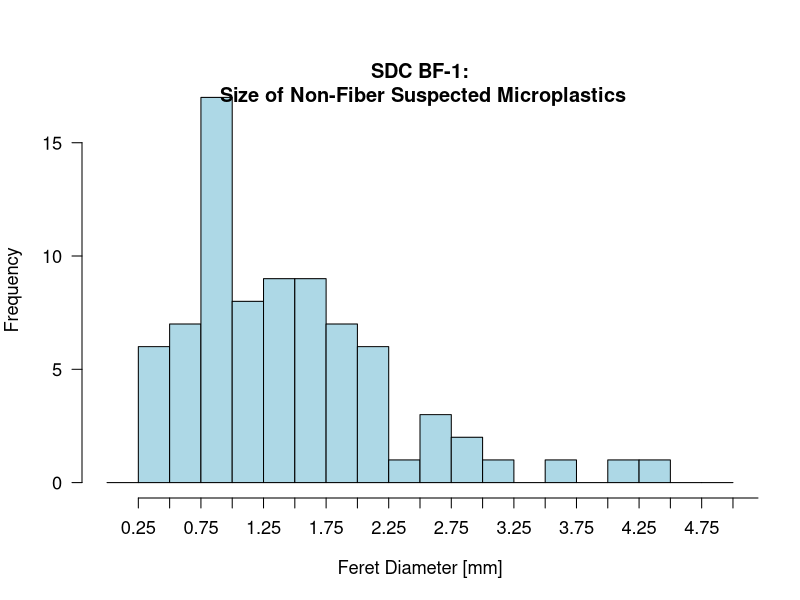
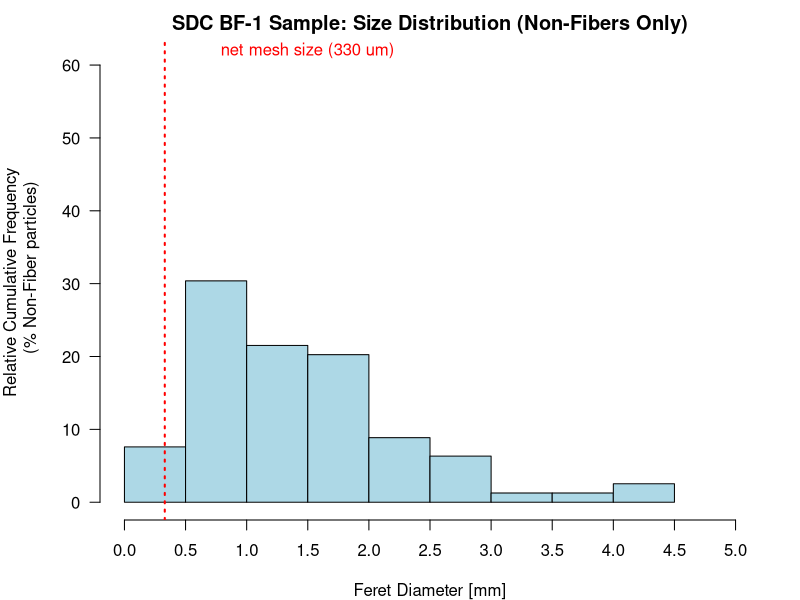
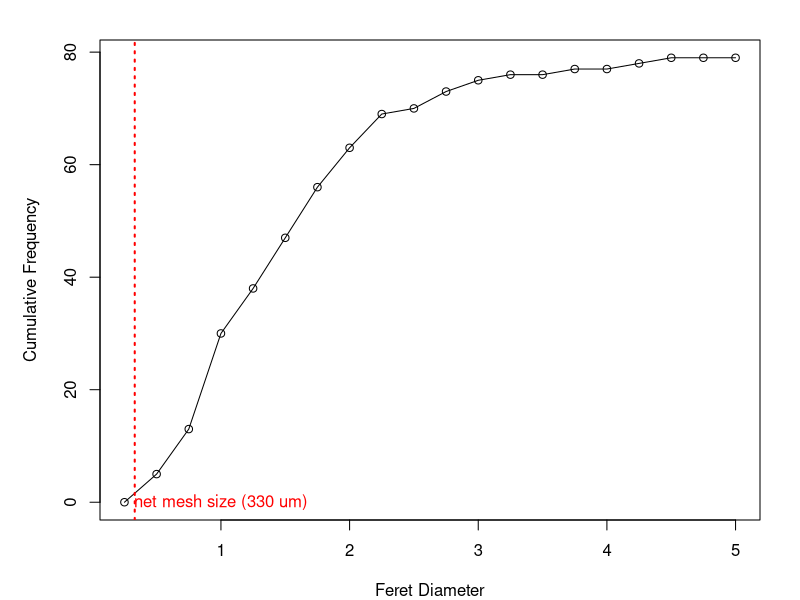
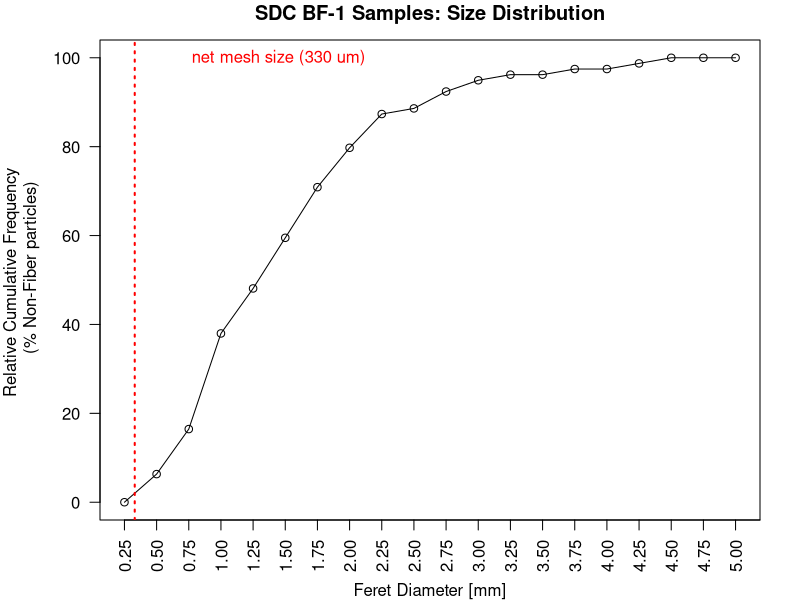
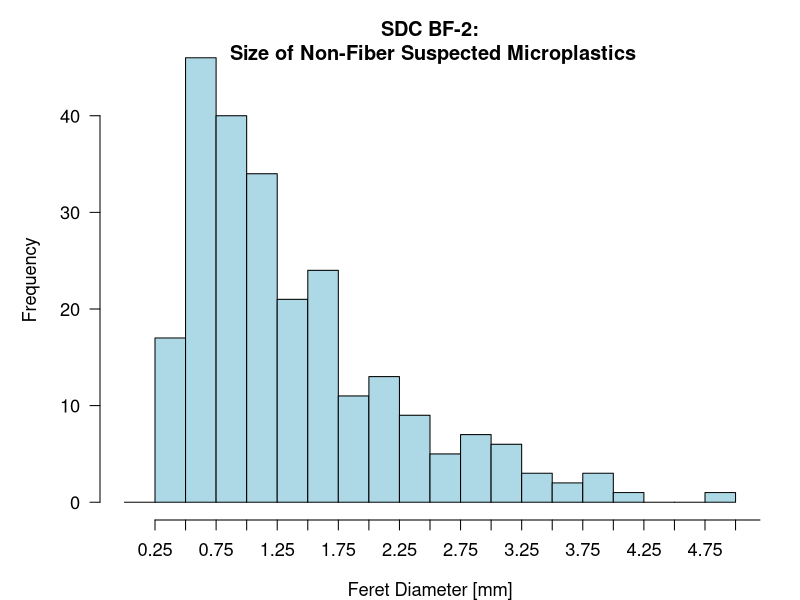
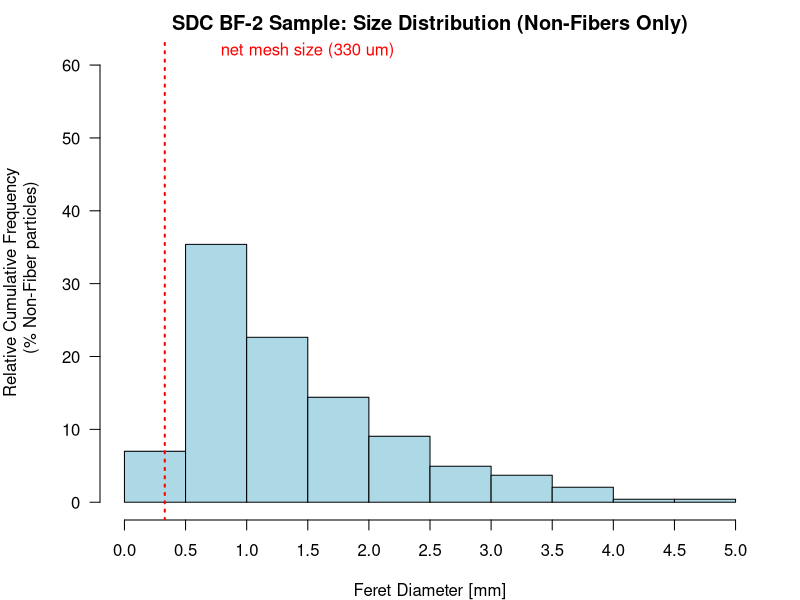
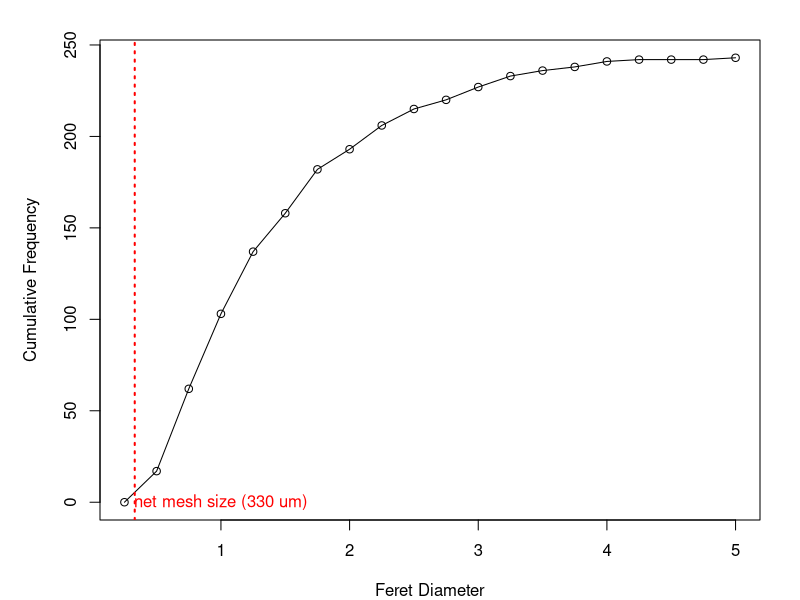
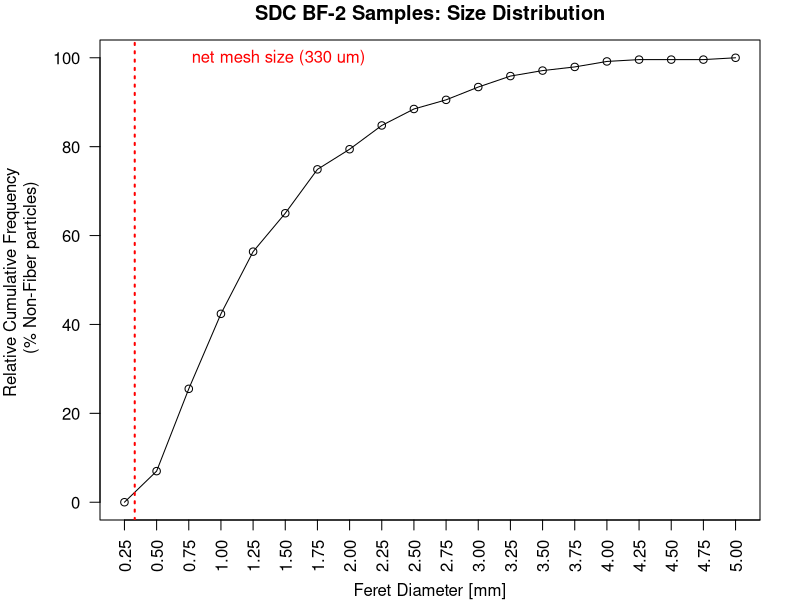

The R script that drew these images, in order:
##############################################################################################
##############################################################################################
##############################################################################################
#Load SAD LowFlow Non-Fiber Data
####SET WORKING DIRECTORY
setwd("~/Appendix A/hist")
##############################################################################################
##############################################################################################
##############################################################################################

#Load subtidal Non-Fiber Data with data restricted to 250um to 5 mm (feret diameters)
SDC_BF1_NF_5 <-read.csv("SDC-BF-1_NF_5.csv")  #read in database as csv
head(SDC_BF1_NF_5)
class(SDC_BF1_NF_5)
#check data is between 250um and 5 mm
summary(SDC_BF1_NF_5$Feret)


#Plot histogram of frequencies (all intervals)
hist(SDC_BF1_NF_5$Feret, xlab = 'Feret Diameter [mm]', xlim = c(0,5), breaks= seq(0,5,0.25), xaxp=c(0.25,5.25,20),
     col= 'light blue', main = " ",cex.lab=1.1, cex.axis=1.1, cex.main=1.2,las=1)
title(main ="SDC BF-1:
 Size of Non-Fiber Suspected Microplastics",line=-1, cex.lab=1)

##############################################################################################
#Plot Histogram with Realtive Percent on Y axis
Feret <- SDC_BF1_NF_5$Feret

summary(Feret) #check correct data is loaded

hist_info <- hist(Feret, plot = FALSE)         # Store output of hist function
hist_info$density <- hist_info$counts /    # Compute density values
  sum(hist_info$counts) * 100 # sum(hist_info$counts) is the same as n
par(mar=c(4,5,2,2))
plot(hist_info, freq = FALSE,
     col= 'light blue', xlab = 'Feret Diameter [mm]', ylab= "Relative Cumulative Frequency 
     (% Non-Fiber particles)", main="",
     las=1, cex.axis=1, cex.lab=1, ylim=c(0,61),
     xlim = c(0,5), xaxp=c(0,5,10))  # Plot histogram with percentages
abline(v=0.330,col="red",lwd=2, lty="dotted", 
       text(1.5,62,"net mesh size (330 um)",col = "red"))
title(main ="SDC BF-1 Sample: Size Distribution (Non-Fibers Only)",line=0.5, cex.lab=1)
##############################################################################################
#Creating a Cumulative Frequency Plot (all intervals) --> do this first to use in relative frequency
# declaring data points
data_points <- SDC_BF1_NF_5[,16] # calling up column for Feret Values Only
class(data_points) #check Numeric
# declaring the break points
break_points <- seq(0.25, 5, by=0.25) #Bin sizes
# transforming the data
data_transform <- cut(data_points, break_points,
                      right=FALSE)
# creating the frequency table
freq_table <- table(data_transform)
# printing the frequency table
print("Frequency Table")
print(freq_table)
# calculating cumulative frequency
cumulative_freq = c(0, cumsum(freq_table))
print("Cumulative Frequency")
print(cumulative_freq)
# plotting the data to check
plot(break_points, cumulative_freq,
     xlab="Feret Diameter",
     ylab="Cumulative Frequency")
# creating line graph
lines(break_points, cumulative_freq)
abline(v=0.330,col="red", lty="dotted", lwd=2, text(1,0,"net mesh size (330 um)",col = "red"))

#Creating a Relative Frequency Plot from the Cumulative Frequency Table
n <- length(data_points) #calculate the number of data points (particles)
# calculating relative cumulative frequency
relcumulative_freq = c(0, (100*cumsum(freq_table)/n)) # divide by number of particles
print("RelCumulative Frequency")
print(relcumulative_freq)
# plotting the data
par(mar=c(4,5,2,2))
plot(break_points, relcumulative_freq,xaxp=c(0.25,5.25,20), las=2,
     xlab="Feret Diameter [mm]",
     ylab= "Relative Cumulative Frequency 
     (% Non-Fiber particles)",
     main ="")
# creating line graph
lines(break_points, relcumulative_freq)
abline(v=0.330,col="red", lty="dotted", lwd=2, text(1.45,100,"net mesh size (330 um)",col = "red"))
title(main ="SDC BF-1 Samples: Size Distribution",line=1, cex.lab=1)
##############################################################################################
##############################################################################################

##############################################################################################
##############################################################################################

#Load subtidal Non-Fiber Data with data restricted to 250um to 5 mm (feret diameters)
SDC_BF2_NF_5 <-read.csv("SDC-BF-2_NF_5.csv")  #read in database as csv
head(SDC_BF2_NF_5)
class(SDC_BF2_NF_5)
#check data is between 250um and 5 mm
summary(SDC_BF2_NF_5$Feret)


#Plot histogram of frequencies (all intervals)
hist(SDC_BF2_NF_5$Feret, xlab = 'Feret Diameter [mm]', xlim = c(0,5), breaks= seq(0,5,0.25), xaxp=c(0.25,5.25,20),
     col= 'light blue', main = " ",cex.lab=1.1, cex.axis=1.1, cex.main=1.2,las=1)
title(main ="SDC BF-2:
 Size of Non-Fiber Suspected Microplastics",line=-1, cex.lab=1)

##############################################################################################
#Plot Histogram with Realtive Percent on Y axis
Feret <- SDC_BF2_NF_5$Feret

summary(Feret) #check correct data is loaded

hist_info <- hist(Feret, plot = FALSE)         # Store output of hist function
hist_info$density <- hist_info$counts /    # Compute density values
  sum(hist_info$counts) * 100 # sum(hist_info$counts) is the same as n
par(mar=c(4,5,2,2))
plot(hist_info, freq = FALSE,
     col= 'light blue', xlab = 'Feret Diameter [mm]', ylab= "Relative Cumulative Frequency 
     (% Non-Fiber particles)", main="",
     las=1, cex.axis=1, cex.lab=1, ylim=c(0,61),
     xlim = c(0,5), xaxp=c(0,5,10))  # Plot histogram with percentages
abline(v=0.330,col="red",lwd=2, lty="dotted", 
       text(1.5,62,"net mesh size (330 um)",col = "red"))
title(main ="SDC BF-2 Sample: Size Distribution (Non-Fibers Only)",line=0.5, cex.lab=1)
##############################################################################################
#Creating a Cumulative Frequency Plot (all intervals) --> do this first to use in relative frequency
# declaring data points
data_points <- SDC_BF2_NF_5[,16] # calling up column for Feret Values Only
class(data_points) #check Numeric
# declaring the break points
break_points <- seq(0.25, 5, by=0.25) #Bin sizes
# transforming the data
data_transform <- cut(data_points, break_points,
                      right=FALSE)
# creating the frequency table
freq_table <- table(data_transform)
# printing the frequency table
print("Frequency Table")
print(freq_table)
# calculating cumulative frequency
cumulative_freq = c(0, cumsum(freq_table))
print("Cumulative Frequency")
print(cumulative_freq)
# plotting the data to check
plot(break_points, cumulative_freq,
     xlab="Feret Diameter",
     ylab="Cumulative Frequency")
# creating line graph
lines(break_points, cumulative_freq)
abline(v=0.330,col="red", lty="dotted", lwd=2, text(1,0,"net mesh size (330 um)",col = "red"))

#Creating a Relative Frequency Plot from the Cumulative Frequency Table
n <- length(data_points) #calculate the number of data points (particles)
# calculating relative cumulative frequency
relcumulative_freq = c(0, (100*cumsum(freq_table)/n)) # divide by number of particles
print("RelCumulative Frequency")
print(relcumulative_freq)
# plotting the data
par(mar=c(4,5,2,2))
plot(break_points, relcumulative_freq,xaxp=c(0.25,5.25,20), las=2,
     xlab="Feret Diameter [mm]",
     ylab= "Relative Cumulative Frequency 
     (% Non-Fiber particles)",
     main ="")
# creating line graph
lines(break_points, relcumulative_freq)
abline(v=0.330,col="red", lty="dotted", lwd=2, text(1.45,100,"net mesh size (330 um)",col = "red"))
title(main ="SDC BF-2 Samples: Size Distribution",line=1, cex.lab=1)
##############################################################################################
##############################################################################################

##############################################################################################
##############################################################################################

#Load subtidal Non-Fiber Data with data restricted to 250um to 5 mm (feret diameters)
SDC_BF3_NF_5 <-read.csv("SDC-BF-3_NF_5.csv")  #read in database as csv
head(SDC_BF3_NF_5)
class(SDC_BF3_NF_5)
#check data is between 250um and 5 mm
summary(SDC_BF3_NF_5$Feret)


#Plot histogram of frequencies (all intervals)
hist(SDC_BF3_NF_5$Feret, xlab = 'Feret Diameter [mm]', xlim = c(0,5), breaks= seq(0,5,0.25), xaxp=c(0.25,5.25,20),
     col= 'light blue', main = " ",cex.lab=1.1, cex.axis=1.1, cex.main=1.2,las=1)
title(main ="SDC BF-3:
 Size of Non-Fiber Suspected Microplastics",line=-1, cex.lab=1)

##############################################################################################
#Plot Histogram with Realtive Percent on Y axis
Feret <- SDC_BF3_NF_5$Feret

summary(Feret) #check correct data is loaded

hist_info <- hist(Feret, plot = FALSE)         # Store output of hist function
hist_info$density <- hist_info$counts /    # Compute density values
  sum(hist_info$counts) * 100 # sum(hist_info$counts) is the same as n
par(mar=c(4,5,2,2))
plot(hist_info, freq = FALSE,
     col= 'light blue', xlab = 'Feret Diameter [mm]', ylab= "Relative Cumulative Frequency 
     (% Non-Fiber particles)", main="",
     las=1, cex.axis=1, cex.lab=1, ylim=c(0,61),
     xlim = c(0,5), xaxp=c(0,5,10))  # Plot histogram with percentages
abline(v=0.330,col="red",lwd=2, lty="dotted", 
       text(1.5,62,"net mesh size (330 um)",col = "red"))
title(main ="SDC BF-3 Sample: Size Distribution (Non-Fibers Only)",line=0.5, cex.lab=1)
##############################################################################################
#Creating a Cumulative Frequency Plot (all intervals) --> do this first to use in relative frequency
# declaring data points
data_points <- SDC_BF3_NF_5[,16] # calling up column for Feret Values Only
class(data_points) #check Numeric
# declaring the break points
break_points <- seq(0.25, 5, by=0.25) #Bin sizes
# transforming the data
data_transform <- cut(data_points, break_points,
                      right=FALSE)
# creating the frequency table
freq_table <- table(data_transform)
# printing the frequency table
print("Frequency Table")
print(freq_table)
# calculating cumulative frequency
cumulative_freq = c(0, cumsum(freq_table))
print("Cumulative Frequency")
print(cumulative_freq)
# plotting the data to check
plot(break_points, cumulative_freq,
     xlab="Feret Diameter",
     ylab="Cumulative Frequency")
# creating line graph
lines(break_points, cumulative_freq)
abline(v=0.330,col="red", lty="dotted", lwd=2, text(1,0,"net mesh size (330 um)",col = "red"))

#Creating a Relative Frequency Plot from the Cumulative Frequency Table
n <- length(data_points) #calculate the number of data points (particles)
# calculating relative cumulative frequency
relcumulative_freq = c(0, (100*cumsum(freq_table)/n)) # divide by number of particles
print("RelCumulative Frequency")
print(relcumulative_freq)
# plotting the data
par(mar=c(4,5,2,2))
plot(break_points, relcumulative_freq,xaxp=c(0.25,5.25,20), las=2,
     xlab="Feret Diameter [mm]",
     ylab= "Relative Cumulative Frequency 
     (% Non-Fiber particles)",
     main ="")
# creating line graph
lines(break_points, relcumulative_freq)
abline(v=0.330,col="red", lty="dotted", lwd=2, text(1.45,100,"net mesh size (330 um)",col = "red"))
title(main ="SDC BF-3 Samples: Size Distribution",line=1, cex.lab=1)
##############################################################################################
##############################################################################################

##############################################################################################
##############################################################################################

#Load subtidal Non-Fiber Data with data restricted to 250um to 5 mm (feret diameters)
SDC_BF4_NF_5 <-read.csv("SDC-BF-4_NF_5.csv")  #read in database as csv
head(SDC_BF4_NF_5)
class(SDC_BF4_NF_5)
#check data is between 250um and 5 mm
summary(SDC_BF4_NF_5$Feret)


#Plot histogram of frequencies (all intervals)
hist(SDC_BF4_NF_5$Feret, xlab = 'Feret Diameter [mm]', xlim = c(0,5), breaks= seq(0,5,0.25), xaxp=c(0.25,5.25,20),
     col= 'light blue', main = " ",cex.lab=1.1, cex.axis=1.1, cex.main=1.2,las=1)
title(main ="SDC BF-4:
 Size of Non-Fiber Suspected Microplastics",line=-1, cex.lab=1)

##############################################################################################
#Plot Histogram with Realtive Percent on Y axis
Feret <- SDC_BF4_NF_5$Feret

summary(Feret) #check correct data is loaded

hist_info <- hist(Feret, plot = FALSE)         # Store output of hist function
hist_info$density <- hist_info$counts /    # Compute density values
  sum(hist_info$counts) * 100 # sum(hist_info$counts) is the same as n
par(mar=c(4,5,2,2))
plot(hist_info, freq = FALSE,
     col= 'light blue', xlab = 'Feret Diameter [mm]', ylab= "Relative Cumulative Frequency 
     (% Non-Fiber particles)", main="",
     las=1, cex.axis=1, cex.lab=1, ylim=c(0,61),
     xlim = c(0,5), xaxp=c(0,5,10))  # Plot histogram with percentages
abline(v=0.330,col="red",lwd=2, lty="dotted", 
       text(1.5,62,"net mesh size (330 um)",col = "red"))
title(main ="SDC BF-4 Sample: Size Distribution (Non-Fibers Only)",line=0.5, cex.lab=1)
##############################################################################################
#Creating a Cumulative Frequency Plot (all intervals) --> do this first to use in relative frequency
# declaring data points
data_points <- SDC_BF4_NF_5[,16] # calling up column for Feret Values Only
class(data_points) #check Numeric
# declaring the break points
break_points <- seq(0.25, 5, by=0.25) #Bin sizes
# transforming the data
data_transform <- cut(data_points, break_points,
                      right=FALSE)
# creating the frequency table
freq_table <- table(data_transform)
# printing the frequency table
print("Frequency Table")
print(freq_table)
# calculating cumulative frequency
cumulative_freq = c(0, cumsum(freq_table))
print("Cumulative Frequency")
print(cumulative_freq)
# plotting the data to check
plot(break_points, cumulative_freq,
     xlab="Feret Diameter",
     ylab="Cumulative Frequency")
# creating line graph
lines(break_points, cumulative_freq)
abline(v=0.330,col="red", lty="dotted", lwd=2, text(1,0,"net mesh size (330 um)",col = "red"))

#Creating a Relative Frequency Plot from the Cumulative Frequency Table
n <- length(data_points) #calculate the number of data points (particles)
# calculating relative cumulative frequency
relcumulative_freq = c(0, (100*cumsum(freq_table)/n)) # divide by number of particles
print("RelCumulative Frequency")
print(relcumulative_freq)
# plotting the data
par(mar=c(4,5,2,2))
plot(break_points, relcumulative_freq,xaxp=c(0.25,5.25,20), las=2,
     xlab="Feret Diameter [mm]",
     ylab= "Relative Cumulative Frequency 
     (% Non-Fiber particles)",
     main ="")
# creating line graph
lines(break_points, relcumulative_freq)
abline(v=0.330,col="red", lty="dotted", lwd=2, text(1.45,100,"net mesh size (330 um)",col = "red"))
title(main ="SDC BF-4 Samples: Size Distribution",line=1, cex.lab=1)
##############################################################################################
##############################################################################################

##############################################################################################
##############################################################################################

#Load subtidal Non-Fiber Data with data restricted to 250um to 5 mm (feret diameters)
SDC_DF1_NF_5 <-read.csv("SDC-DF-1_NF_5.csv")  #read in database as csv
head(SDC_DF1_NF_5)
class(SDC_DF1_NF_5)
#check data is between 250um and 5 mm
summary(SDC_DF1_NF_5$Feret)


#Plot histogram of frequencies (all intervals)
hist(SDC_DF1_NF_5$Feret, xlab = 'Feret Diameter [mm]', xlim = c(0,5), breaks= seq(0,5,0.25), xaxp=c(0.25,5.25,20),
     col= 'light blue', main = " ",cex.lab=1.1, cex.axis=1.1, cex.main=1.2,las=1)
title(main ="SDC DF-1:
 Size of Non-Fiber Suspected Microplastics",line=-1, cex.lab=1)

##############################################################################################
#Plot Histogram with Realtive Percent on Y axis
Feret <- SDC_DF1_NF_5$Feret

summary(Feret) #check correct data is loaded

hist_info <- hist(Feret, plot = FALSE)         # Store output of hist function
hist_info$density <- hist_info$counts /    # Compute density values
  sum(hist_info$counts) * 100 # sum(hist_info$counts) is the same as n
par(mar=c(4,5,2,2))
plot(hist_info, freq = FALSE,
     col= 'light blue', xlab = 'Feret Diameter [mm]', ylab= "Relative Cumulative Frequency 
     (% Non-Fiber particles)", main="",
     las=1, cex.axis=1, cex.lab=1, ylim=c(0,61),
     xlim = c(0,5), xaxp=c(0,5,10))  # Plot histogram with percentages
abline(v=0.330,col="red",lwd=2, lty="dotted", 
       text(1.5,62,"net mesh size (330 um)",col = "red"))
title(main ="SDC DF-1 Sample: Size Distribution (Non-Fibers Only)",line=0.5, cex.lab=1)
##############################################################################################
#Creating a Cumulative Frequency Plot (all intervals) --> do this first to use in relative frequency
# declaring data points
data_points <- SDC_DF1_NF_5[,16] # calling up column for Feret Values Only
class(data_points) #check Numeric
# declaring the break points
break_points <- seq(0.25, 5, by=0.25) #Bin sizes
# transforming the data
data_transform <- cut(data_points, break_points,
                      right=FALSE)
# creating the frequency table
freq_table <- table(data_transform)
# printing the frequency table
print("Frequency Table")
print(freq_table)
# calculating cumulative frequency
cumulative_freq = c(0, cumsum(freq_table))
print("Cumulative Frequency")
print(cumulative_freq)
# plotting the data to check
plot(break_points, cumulative_freq,
     xlab="Feret Diameter",
     ylab="Cumulative Frequency")
# creating line graph
lines(break_points, cumulative_freq)
abline(v=0.330,col="red", lty="dotted", lwd=2, text(1,0,"net mesh size (330 um)",col = "red"))

#Creating a Relative Frequency Plot from the Cumulative Frequency Table
n <- length(data_points) #calculate the number of data points (particles)
# calculating relative cumulative frequency
relcumulative_freq = c(0, (100*cumsum(freq_table)/n)) # divide by number of particles
print("RelCumulative Frequency")
print(relcumulative_freq)
# plotting the data
par(mar=c(4,5,2,2))
plot(break_points, relcumulative_freq,xaxp=c(0.25,5.25,20), las=2,
     xlab="Feret Diameter [mm]",
     ylab= "Relative Cumulative Frequency 
     (% Non-Fiber particles)",
     main ="")
# creating line graph
lines(break_points, relcumulative_freq)
abline(v=0.330,col="red", lty="dotted", lwd=2, text(1.45,100,"net mesh size (330 um)",col = "red"))
title(main ="SDC DF-1 Samples: Size Distribution",line=1, cex.lab=1)
##############################################################################################
##############################################################################################

##############################################################################################
##############################################################################################

#Load subtidal Non-Fiber Data with data restricted to 250um to 5 mm (feret diameters)
SDC_DF2_NF_5 <-read.csv("SDC-DF-2_NF_5.csv")  #read in database as csv
head(SDC_DF2_NF_5)
class(SDC_DF2_NF_5)
#check data is between 250um and 5 mm
summary(SDC_DF2_NF_5$Feret)


#Plot histogram of frequencies (all intervals)
hist(SDC_DF2_NF_5$Feret, xlab = 'Feret Diameter [mm]', xlim = c(0,5), breaks= seq(0,5,0.25), xaxp=c(0.25,5.25,20),
     col= 'light blue', main = " ",cex.lab=1.1, cex.axis=1.1, cex.main=1.2,las=1)
title(main ="SDC DF-2:
 Size of Non-Fiber Suspected Microplastics",line=-1, cex.lab=1)

##############################################################################################
#Plot Histogram with Realtive Percent on Y axis
Feret <- SDC_DF2_NF_5$Feret

summary(Feret) #check correct data is loaded

hist_info <- hist(Feret, plot = FALSE)         # Store output of hist function
hist_info$density <- hist_info$counts /    # Compute density values
  sum(hist_info$counts) * 100 # sum(hist_info$counts) is the same as n
par(mar=c(4,5,2,2))
plot(hist_info, freq = FALSE,
     col= 'light blue', xlab = 'Feret Diameter [mm]', ylab= "Relative Cumulative Frequency 
     (% Non-Fiber particles)", main="",
     las=1, cex.axis=1, cex.lab=1, ylim=c(0,61),
     xlim = c(0,5), xaxp=c(0,5,10))  # Plot histogram with percentages
abline(v=0.330,col="red",lwd=2, lty="dotted", 
       text(1.5,62,"net mesh size (330 um)",col = "red"))
title(main ="SDC DF-2 Sample: Size Distribution (Non-Fibers Only)",line=0.5, cex.lab=1)
##############################################################################################
#Creating a Cumulative Frequency Plot (all intervals) --> do this first to use in relative frequency
# declaring data points
data_points <- SDC_DF2_NF_5[,16] # calling up column for Feret Values Only
class(data_points) #check Numeric
# declaring the break points
break_points <- seq(0.25, 5, by=0.25) #Bin sizes
# transforming the data
data_transform <- cut(data_points, break_points,
                      right=FALSE)
# creating the frequency table
freq_table <- table(data_transform)
# printing the frequency table
print("Frequency Table")
print(freq_table)
# calculating cumulative frequency
cumulative_freq = c(0, cumsum(freq_table))
print("Cumulative Frequency")
print(cumulative_freq)
# plotting the data to check
plot(break_points, cumulative_freq,
     xlab="Feret Diameter",
     ylab="Cumulative Frequency")
# creating line graph
lines(break_points, cumulative_freq)
abline(v=0.330,col="red", lty="dotted", lwd=2, text(1,0,"net mesh size (330 um)",col = "red"))

#Creating a Relative Frequency Plot from the Cumulative Frequency Table
n <- length(data_points) #calculate the number of data points (particles)
# calculating relative cumulative frequency
relcumulative_freq = c(0, (100*cumsum(freq_table)/n)) # divide by number of particles
print("RelCumulative Frequency")
print(relcumulative_freq)
# plotting the data
par(mar=c(4,5,2,2))
plot(break_points, relcumulative_freq,xaxp=c(0.25,5.25,20), las=2,
     xlab="Feret Diameter [mm]",
     ylab= "Relative Cumulative Frequency 
     (% Non-Fiber particles)",
     main ="")
# creating line graph
lines(break_points, relcumulative_freq)
abline(v=0.330,col="red", lty="dotted", lwd=2, text(1.45,100,"net mesh size (330 um)",col = "red"))
title(main ="SDC DF-2 Samples: Size Distribution",line=1, cex.lab=1)
##############################################################################################
##############################################################################################

##############################################################################################
##############################################################################################

#Load subtidal Non-Fiber Data with data restricted to 250um to 5 mm (feret diameters)
SDC_DF3_NF_5 <-read.csv("SDC-DF-3_NF_5.csv")  #read in database as csv
head(SDC_DF3_NF_5)
class(SDC_DF3_NF_5)
#check data is between 250um and 5 mm
summary(SDC_DF3_NF_5$Feret)


#Plot histogram of frequencies (all intervals)
hist(SDC_DF3_NF_5$Feret, xlab = 'Feret Diameter [mm]', xlim = c(0,5), breaks= seq(0,5,0.25), xaxp=c(0.25,5.25,20),
     col= 'light blue', main = " ",cex.lab=1.1, cex.axis=1.1, cex.main=1.2,las=1)
title(main ="SDC DF-3:
 Size of Non-Fiber Suspected Microplastics",line=-1, cex.lab=1)

##############################################################################################
#Plot Histogram with Realtive Percent on Y axis
Feret <- SDC_DF3_NF_5$Feret

summary(Feret) #check correct data is loaded

hist_info <- hist(Feret, plot = FALSE)         # Store output of hist function
hist_info$density <- hist_info$counts /    # Compute density values
  sum(hist_info$counts) * 100 # sum(hist_info$counts) is the same as n
par(mar=c(4,5,2,2))
plot(hist_info, freq = FALSE,
     col= 'light blue', xlab = 'Feret Diameter [mm]', ylab= "Relative Cumulative Frequency 
     (% Non-Fiber particles)", main="",
     las=1, cex.axis=1, cex.lab=1, ylim=c(0,61),
     xlim = c(0,5), xaxp=c(0,5,10))  # Plot histogram with percentages
abline(v=0.330,col="red",lwd=2, lty="dotted", 
       text(1.5,62,"net mesh size (330 um)",col = "red"))
title(main ="SDC DF-3 Sample: Size Distribution (Non-Fibers Only)",line=0.5, cex.lab=1)
##############################################################################################
#Creating a Cumulative Frequency Plot (all intervals) --> do this first to use in relative frequency
# declaring data points
data_points <- SDC_DF3_NF_5[,16] # calling up column for Feret Values Only
class(data_points) #check Numeric
# declaring the break points
break_points <- seq(0.25, 5, by=0.25) #Bin sizes
# transforming the data
data_transform <- cut(data_points, break_points,
                      right=FALSE)
# creating the frequency table
freq_table <- table(data_transform)
# printing the frequency table
print("Frequency Table")
print(freq_table)
# calculating cumulative frequency
cumulative_freq = c(0, cumsum(freq_table))
print("Cumulative Frequency")
print(cumulative_freq)
# plotting the data to check
plot(break_points, cumulative_freq,
     xlab="Feret Diameter",
     ylab="Cumulative Frequency")
# creating line graph
lines(break_points, cumulative_freq)
abline(v=0.330,col="red", lty="dotted", lwd=2, text(1,0,"net mesh size (330 um)",col = "red"))

#Creating a Relative Frequency Plot from the Cumulative Frequency Table
n <- length(data_points) #calculate the number of data points (particles)
# calculating relative cumulative frequency
relcumulative_freq = c(0, (100*cumsum(freq_table)/n)) # divide by number of particles
print("RelCumulative Frequency")
print(relcumulative_freq)
# plotting the data
par(mar=c(4,5,2,2))
plot(break_points, relcumulative_freq,xaxp=c(0.25,5.25,20), las=2,
     xlab="Feret Diameter [mm]",
     ylab= "Relative Cumulative Frequency 
     (% Non-Fiber particles)",
     main ="")
# creating line graph
lines(break_points, relcumulative_freq)
abline(v=0.330,col="red", lty="dotted", lwd=2, text(1.45,100,"net mesh size (330 um)",col = "red"))
title(main ="SDC DF-3 Samples: Size Distribution",line=1, cex.lab=1)
##############################################################################################
##############################################################################################

##############################################################################################
##############################################################################################